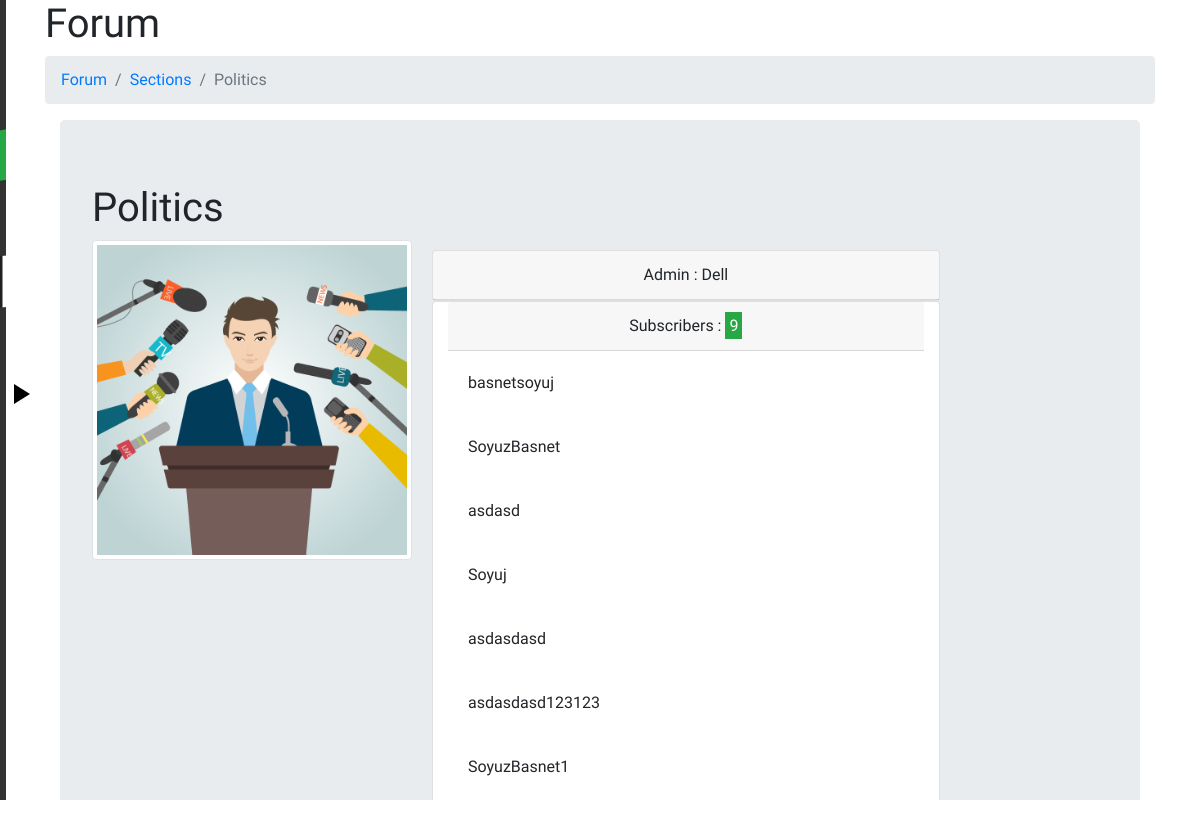
Screenshot of /forum/sections/politics/ (signed in) with the database file from the repository.
### forum/models.py (models this page shows, shortened)
class ForumSection(models.Model):
    name=models.CharField(max_length=75)
    admin=models.ForeignKey(User,on_delete=models.CASCADE,default=1,related_name="ForumSection_admin")
    picture_link=models.CharField(max_length=250,default="default_section.png")
    section_link = models.SlugField(null=True, blank=True)
    subscribers=models.ManyToManyField(User,related_name="ForumSection_subscribers")

### forum/views.py (the view)
# urls.py: re_path(r'^sections/(?P<section_link>[\w-]+)/$',ForumSectionDetailView.as_view(),name="sections"),
class ForumSectionDetailView(LoginRequiredMixin,DetailView):
    def get_object(self):
        section_link=self.kwargs.get("section_link")
        obj=get_object_or_404(ForumSection,section_link=section_link)
        return obj
    def get_context_data(self, *args,**kwargs):
        context = super().get_context_data(*args,**kwargs)
        context.update({'forum': True, 'logged_in': True, 'explore': True})
        return context
    template_name = "forum/forum_detail.html"

### forum/templates/forum/forum_detail.html (shortened to what this page needs)
{% extends 'home/includes/base1.html' %}
{% block content1 %}
    {% load staticfiles %}
    <link rel="stylesheet" href="{% static '/home/css/meny.css' %}" />
    <link rel="stylesheet" href="{% static '/forum/css/forum_main.css' %}" />
{% endblock content1 %}
{% block body %}
    {% include 'home/includes/navbar.html' %}
    <div class="contents">
        <div class="container">
            <h1 class="">Forum</h1>
            <nav aria-label="breadcrumb">
              <ol class="breadcrumb">
                <li class="breadcrumb-item"><a href="{% url 'forum:index' %}">Forum</a></li>
                <li class="breadcrumb-item"><a href="{% url 'forum:explore' %}">Sections</a></li>
                <li class="breadcrumb-item active">{{ object.name }}</li>
              </ol>
        </nav>
            <div class="container">
                <div class="jumbotron clearfix">
                    <header><h1>{{ object.name }}</h1></header>
                    <img src="{% load static %}{% static 'forum/images/'|add:object.picture_link %}" class="float-left img-thumbnail img_detail"/>
                    <div class="float-left section_desc">
                                <div class="card">
                                    <span class="admin card-header text-capitalize text-center">Admin : {{ object.admin }}</span>
                                </div>
                                <ul class="card container-fluid">
                                    <div class="card-header text-center">Subscribers : <span class="badge-success p-1">{{ object.subscribers.all.count }}</span></div>
                                    {% if object.subscribers.all %}
                                        <div class="subs_list">
                                    {% for a in object.subscribers.all %}
                                        <li class="card-body card-columns">{{ a.username }}
                                        </li>
                                    {% endfor %}
                                        </div>
                                {% endif %}
                                </ul>
                    </div>
                </div>
            </div>
    </div>
        <script src="{% load static %}{% static "forum/js/forum.js" %}" type="text/javascript"></script>
{% endblock body %}

### home/static/home/css/meny.css (style rules this page uses)
html, body { height: 100%; overflow:auto; }
.contents { position:fixed; width: 100%; height: 100%; overflow-y: auto; -webkit-overflow-scrolling: touch; -webkit-transform-style: preserve-3d; -webkit-box-sizing: border-box; -moz-box-sizing: border-box; box-sizing: border-box; }

### forum/static/forum/css/forum_main.css (style rules this page uses)
@media (min-width:355px) { .img_detail { width:320px; } }
* { margin:0; padding:0; }
ul { list-style: none; }
body { font-family:'Share Tech'; background-color: #fff; }
.section_desc { padding:10px; margin:0 10px; }
.subs_list { height:25%; overflow:scroll; }

### rows the page displays
ForumSection: name "Politics", picture_link (picture), admin "Dell", subscribers.all.count "9"

### other values shown
{{ a.username }} "basnetsoyuj"
{{ a.username }} "SoyuzBasnet"
{{ a.username }} "asdasd"
{{ a.username }} "Soyuj"
{{ a.username }} "asdasdasd"
{{ a.username }} "asdasdasd123123"
{{ a.username }} "SoyuzBasnet1"
